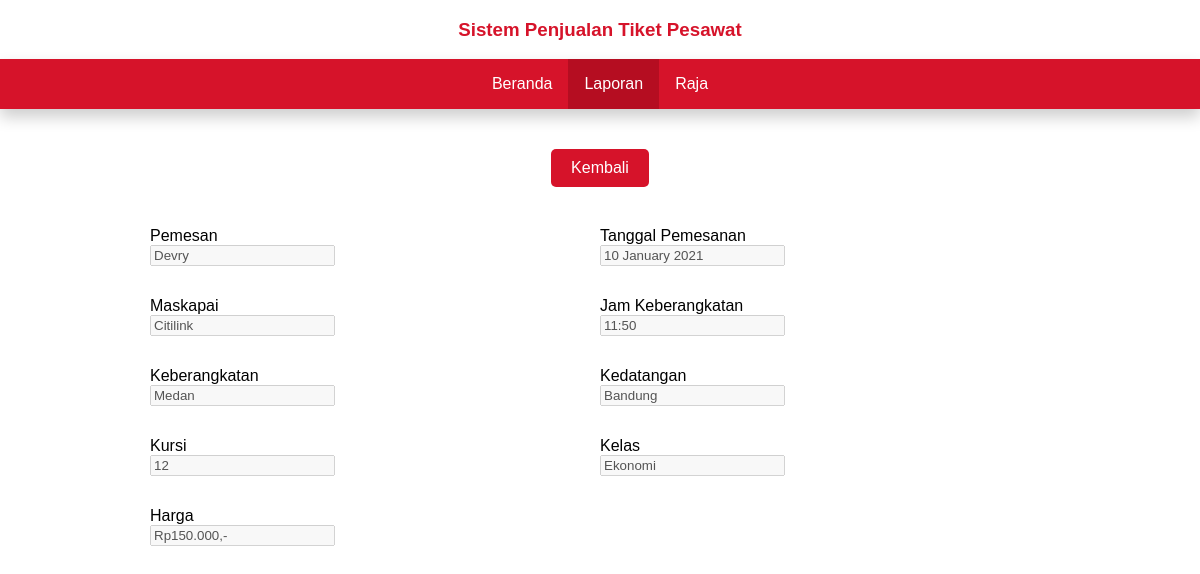
Screenshot of /laporan/detail.php?id=1 (signed in) with the database file from the repository.
### tables this page shows
CREATE TABLE `pemesanan` (
  `id_pemesanan` varchar(5) NOT NULL,
  `id_pelanggan` varchar(5) NOT NULL,
  `id_tiket` varchar(5) NOT NULL,
  `tanggal_pesan` date NOT NULL
);

CREATE TABLE `pelanggan` (
  `id_pelanggan` varchar(5) NOT NULL,
  `nama_pelanggan` varchar(30) NOT NULL,
  `nomor_telfon` int(12) NOT NULL,
  `email` text NOT NULL,
  `username` varchar(10) NOT NULL,
  `password` varchar(10) NOT NULL
);

CREATE TABLE `rute` (
  `id_rute` varchar(5) NOT NULL,
  `jam_berangkat` varchar(5) NOT NULL,
  `asal_rute` text NOT NULL,
  `tujuan_rute` text NOT NULL,
  `maskapai` varchar(10) NOT NULL,
  `harga` int(9) NOT NULL
);

CREATE TABLE `tiket` (
  `id_tiket` varchar(5) NOT NULL,
  `id_rute` varchar(5) NOT NULL,
  `nomor_kursi` text NOT NULL,
  `kelas` text NOT NULL,
  `harga` int(9) NOT NULL
);

### laporan/config/gate.php (called while the page is built)
<?php
function gate($n){
    include '../config/koneksi.php';
    $sql = "SELECT * from pegawai WHERE nama_pegawai = '$n'";
    $qry = mysqli_query($koneksi, $sql);
    $row = mysqli_fetch_assoc($qry);
    if (isset($row['nama_pegawai']) == $n) {
        return true;
    }else {
        return false;
    }
}
?>

### laporan/config/function.php (called while the page is built)
<?php
function getTrx($a, $y){
    $qry = "SELECT * FROM transaksi WHERE id_transaksi = '$y'";
    $sql = mysqli_query($a,$qry);
    $row = mysqli_fetch_assoc($sql);
    return $row;
}
function getPemesan($a, $x){
    $qry = "SELECT
    pelanggan.nama_pelanggan as nama_pelanggan,
    pemesanan.tanggal_pesan as tanggal
    FROM pemesanan INNER JOIN pelanggan
    ON pelanggan.id_pelanggan = pemesanan.id_pelanggan
    WHERE pemesanan.id_pemesanan = $x
    ";
    $sql = mysqli_query($a,$qry);
    $row = mysqli_fetch_assoc($sql);
    return $row;
}
function getTiket($a, $x){
    $qry = "SELECT
    pelanggan.nama_pelanggan as nama_pelanggan,
    rute.jam_berangkat as jam,
    rute.asal_rute as asal,
    rute.tujuan_rute as tujuan,
    rute.maskapai as maskapai,
    tiket.nomor_kursi as kursi,
    tiket.kelas as kelas,
    tiket.harga as harga
    FROM pemesanan
    INNER JOIN pelanggan ON pelanggan.id_pelanggan = pemesanan.id_pelanggan
    INNER JOIN tiket ON tiket.id_tiket = pemesanan.id_tiket
    INNER JOIN rute ON rute.id_rute = tiket.id_rute
    WHERE pemesanan.id_tiket = '$x'
    ";
    $sql = mysqli_query($a,$qry);
    $row = mysqli_fetch_assoc($sql);
    return $row;
}
function rupiah($x){
    $rupiah = "Rp".number_format($x,0,",",".").",-";
    return $rupiah;
}
?>

### laporan/detail.php (the view, shortened to what this page needs)
<?php
include 'config/gate.php';
if (isset($_SESSION['id'])) {
    if (gate($_SESSION['nama'])) {
    ?>
    <!DOCTYPE html>
    <html lang="en" dir="ltr">
        <head>
            <link rel="stylesheet" href="../gaya.css">
        </head>
        <body>
            <?php
                include '../config/header.php';
            ?>
            <?php
                include '../config/koneksi.php';
                include 'config/function.php';
                $id = $_GET['id'];
                $hst = getTrx($koneksi, $id);
                $hsp = getPemesan($koneksi, intval($hst['id_pemesanan']));
                $hsx = getTiket($koneksi, $hst['id_pemesanan']);
            ?>
            <div class="balik-duwur">
                <a class="btn-balik-duwur zenter btn-kirim-book" href="index.php">Kembali</a>
            </div>
            <div class="form-center" style="margin-top: 20px">
                <form action="" method="post" class="flex-row">
                    <div class="flex-row-item">
                        <label class="labelu">Pemesan</label>
                        <input class="inputto" type="text" name="pelanggan" disabled value="<?= ucwords($hsp['nama_pelanggan']) ?>">
                    </div>
                    <div class="flex-row-item">
                        <label class="labelu">Tanggal Pemesanan</label>
                        <input class="inputto" type="text" name="tanggal" disabled value="<?= date('d F Y', strtotime($hsp['tanggal'])) ?>">
                    </div>
                    <div class="flex-row-item">
                        <label class="labelu">Maskapai</label>
                        <input class="inputto" type="text" name="maskapai" disabled value="<?= ucwords($hsx['maskapai']) ?>">
                    </div>
                    <div class="flex-row-item">
                        <label class="labelu">Jam Keberangkatan</label>
                        <input class="inputto" type="text" name="jam" disabled value="<?= ucwords($hsx['jam']) ?>">
                    </div>
                    <div class="flex-row-item">
                        <label class="labelu">Keberangkatan</label>
                        <input class="inputto" type="text" name="berangkat" disabled value="<?= ucwords($hsx['asal']) ?>">
                    </div>
                    <div class="flex-row-item">
                        <label class="labelu">Kedatangan</label>
                        <input class="inputto" type="text" name="pass" disabled value="<?= ucwords($hsx['tujuan']) ?>">
                    </div>
                    <div class="flex-row-item">
                        <label class="labelu">Kursi</label>
                        <input class="inputto" type="text" name="kursi" disabled value="<?= ucwords($hsx['kursi']) ?>">
                    </div>
                    <div class="flex-row-item">
                        <label class="labelu">Kelas</label>
                        <input class="inputto" type="text" name="kursi" disabled value="<?= ucwords($hsx['kelas']) ?>">
                    </div>
                    <div class="flex-row-item">
                        <label class="labelu">Harga</label>
                        <input class="inputto" type="text" name="kursi" disabled value="<?= rupiah($hsx['harga']) ?>">
                    </div>
                </form>
            </div>
        </body>
    </html>
    <?php
    }
?>
<?php
}
?>

### gaya.css (style rules this page uses)
* { box-sizing: border-box; }
body { font-family: sans-serif; margin: 0; padding: 0; }
.form-center { margin: 0; padding: 0; justify-content: center; display: flex; }
.zenter { display: block; margin: 20px auto; }
.flex-row { display: flex; flex-wrap: wrap; align-items: center; justify-content: center; margin: 0; padding: 0; }
.flex-row-item { flex: 50%; height: 70px; width: 100px; margin: auto; }
.labelu, .inputto { display: block; }
.btn-kirim-book { color: #fff; background-color: #d6132a; padding: 10px 20px; text-decoration: none; border-radius: 5px; border: none; cursor:pointer; }
.balik-duwur { display: flex; justify-content: center; align-items: center; }
.btn-balik-duwur { display: inline-block; }

### rows the page displays
pemesanan: pelanggan "Devry", tanggal "10 January 2021"
pelanggan: maskapai "Citilink", jam "11:50", berangkat "Medan", pass "Bandung", kursi "12", kursi "Ekonomi", kursi "Rp150.000,-"

### other values shown
$_SESSION['nama'] "Raja"
